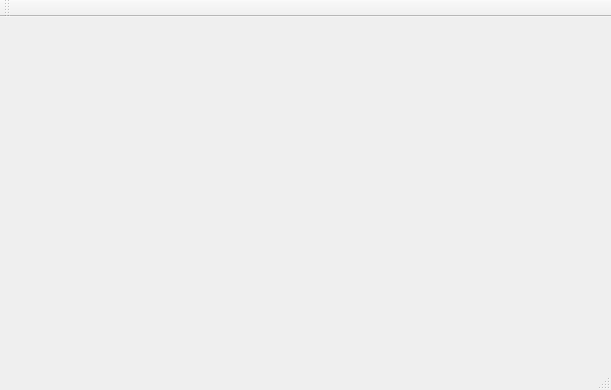
<?xml version="1.0" encoding="UTF-8"?>
<ui version="4.0">
 <class>App</class>
 <widget class="QMainWindow" name="App">
  <property name="geometry">
   <rect>
    <x>0</x>
    <y>0</y>
    <width>611</width>
    <height>390</height>
   </rect>
  </property>
  <property name="windowTitle">
   <string>App</string>
  </property>
  <widget class="QWidget" name="centralWidget"/>
  <widget class="QMenuBar" name="menuBar">
   <property name="geometry">
    <rect>
     <x>0</x>
     <y>0</y>
     <width>611</width>
     <height>23</height>
    </rect>
   </property>
  </widget>
  <widget class="QToolBar" name="mainToolBar">
   <attribute name="toolBarArea">
    <enum>TopToolBarArea</enum>
   </attribute>
   <attribute name="toolBarBreak">
    <bool>false</bool>
   </attribute>
  </widget>
  <widget class="QStatusBar" name="statusBar"/>
 </widget>
 <layoutdefault spacing="6" margin="11"/>
 <resources/>
 <connections/>
</ui>
